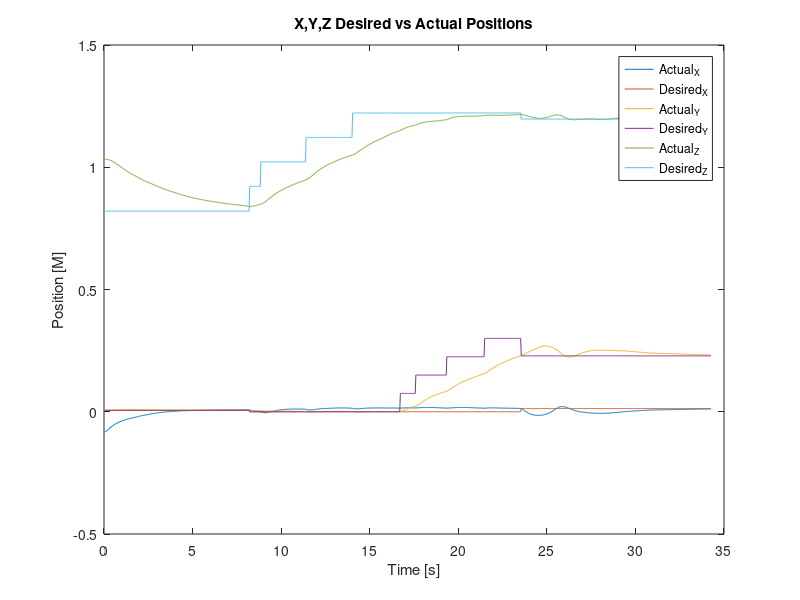
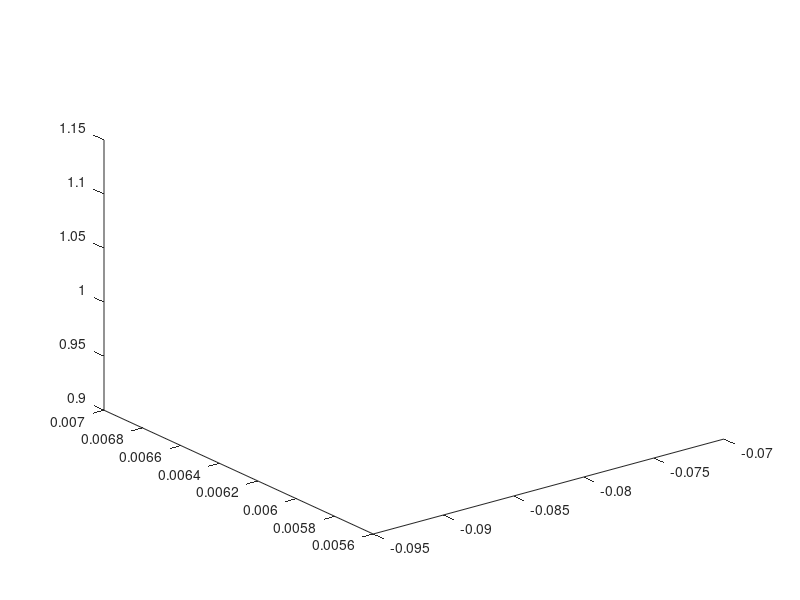

Recreate these plots in MATLAB, in order. (Note: this script raises an error after producing the figures.)
clc;
clear;
close all;
FormatSpec = '%f';

ActualEefData = fopen('Data/ActualPos.txt');
DesiredEefData = fopen('Data/DesiredPos.txt');

formatSpec = '[%f  %f  %f]\r';

A = fscanf(ActualEefData,formatSpec, [3 Inf]);
B=A';

C = fscanf(DesiredEefData,formatSpec, [3 Inf]);
D = C';
% ActualParsed = cell(numel(ActualEefData),1);
% DesiredParsed = cell(numel(DesiredEefData),1);
% 
% for i=1:numel(ActualEefData)
%     val1 = sscanf(ActualEefData{i},'[%f,%f,%f]');
%     val2 = sscanf(DesiredEefData{i},'[%f,%f,%f]');
% 
%     ActualParsed{i} = val1;
%     DesiredParsed{i} = val2;
% end
% 
% ActualParsed = cell2mat(ActualParsed);
% DesiredParsed = cell2mat(DesiredParsed);
% ActualEEFPose = fscanf(ActualEEF,FormatSpec,[3,Inf])
% 
% fileID1 = fopen('tocubecurrent.txt','r');
% fileID2 = fopen('tocubedesired.txt','r');
% formatSpec = '%f';
% A = fscanf(fileID1,formatSpec)
% numitems1 = length(A)/3
% fclose(fileID1)
% fileID1 = fopen('tocubecurrent.txt','r');
% B = fscanf(fileID1,formatSpec,[3 Inf]);
% C = fscanf(fileID2,formatSpec,[3 Inf]);2
% 
% 
% plot3(ActualPos(:,1),ActualPos(:,2),ActualPos(:,3))
% hold on
% plot3(DesiredPos(:,1),DesiredPos(:,2),DesiredPos(:,3))
% hold off
% 
k = linspace(1,length(B),length(B));
k = k*.035;
figure(1);
plot(k,B(:,1));
hold on
plot(k,D(:,1));
plot(k,B(:,2));
plot(k,D(:,2));
plot(k,B(:,3));
plot(k,D(:,3));
legend('Actual_X','Desired_X','Actual_Y','Desired_Y','Actual_Z','Desired_Z',Location='bestoutside');
xlabel('Time [s]');
ylabel('Position [M]');
title('X,Y,Z Desired vs Actual Positions')
hold off
pause(1);
figure(2);

plot3(B(1,1),B(1,2),B(1,3), 'r');%,LineStyle='--');
hold on
plot3(D(1,1),D(1,2),D(1,3),'b',LineStyle='--');

% F=[[0.1   0.1 0.89]
%    [0.1  -0.1 0.89]
%    [-0.1 -0.1 0.89]
%    [-0.1  0.1 0.89]
%    [0.1   0.1 0.89]];
% plot3(F(:,1),F(:,2),F(:,3),LineStyle='-.')y

xlabel('x')
ylabel('y')
zlabel('z')
xlim([-0.1, 0.4])
ylim([-0.6, 0.6])
zlim([0.7, 1.2])
% 
for y = 2:length(B)/10
    plot3(B((y-1)*10:y*10,1),B((y-1)*10:y*10,2),B((y-1)*10:y*10,3), 'r');%,LineStyle='--');
    hold on
    plot3(D((y-1)*10:y*10,1),D((y-1)*10:y*10,2),D((y-1)*10:y*10,3),'b',LineStyle='--');
    pause(0.03);
    exportgraphics(gcf,'testAnimated.gif','Append',true);


end
%exportgraphics(gcf,'testAnimated.gif','Append',true);

axis equal;

hold off

